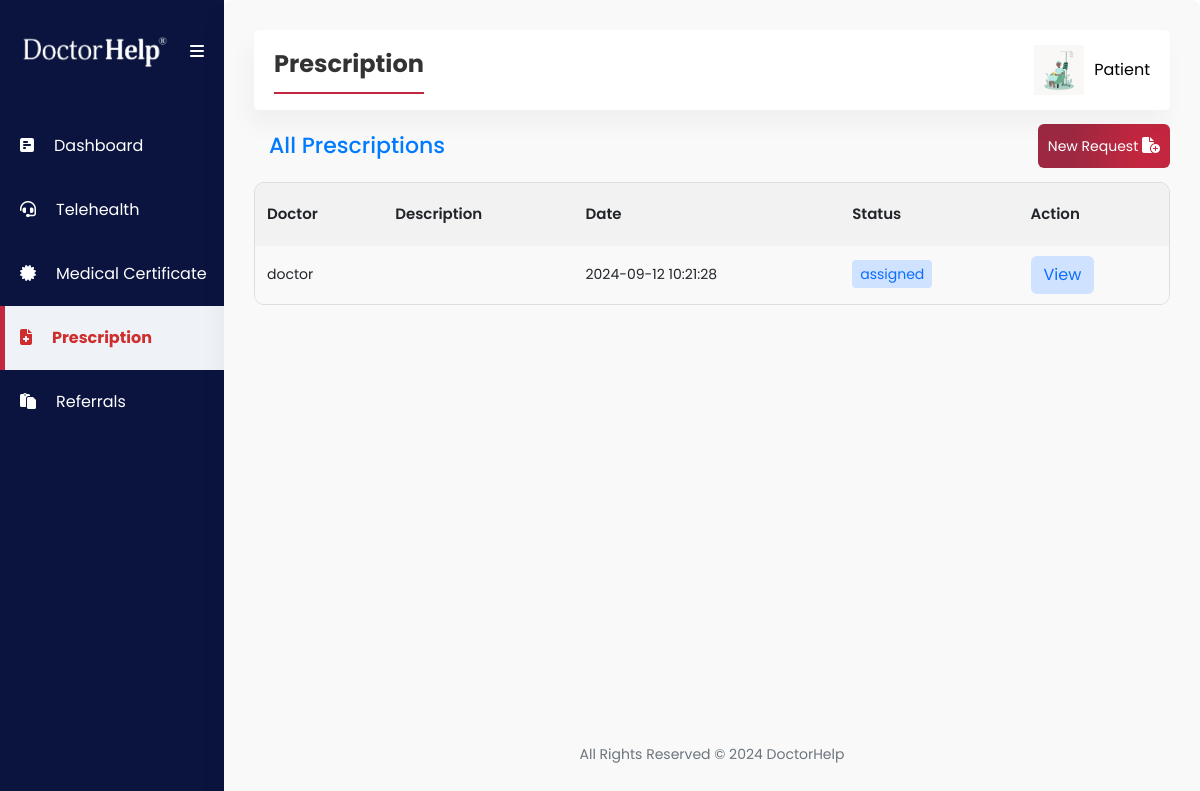
Screenshot of /patient/prescription.php (signed in) with the database file from the repository.
### tables this page shows
CREATE TABLE `patient` (
  `id` int(11) NOT NULL,
  `email` varchar(255) NOT NULL,
  `username` varchar(50) NOT NULL,
  `patient_name` text NOT NULL,
  `password` varchar(255) NOT NULL,
  `hpassword` varchar(255) NOT NULL,
  `profile_picture` varchar(255) DEFAULT 'default.jpg',
  `title` text NOT NULL,
  `name` text NOT NULL,
  `last_name` text NOT NULL,
  `phone` text NOT NULL,
  `address` text DEFAULT NULL,
  `dob` text NOT NULL,
  `gender` text NOT NULL,
  `medicare_detail` text NOT NULL,
  `expiry_year` text NOT NULL,
  `expiry_month` text NOT NULL,
  `created_date` timestamp NOT NULL DEFAULT current_timestamp(),
  `email_verify` varchar(20) NOT NULL,
  `token` varchar(225) NOT NULL,
  `token_expire` datetime DEFAULT NULL,
  `medirecord_id` varchar(255) DEFAULT NULL
);

CREATE TABLE `prescription` (
  `id` int(11) NOT NULL,
  `patient_id` int(11) DEFAULT NULL,
  `doctor_id` int(11) DEFAULT NULL,
  `description` text NOT NULL,
  `status` enum('pending','approved','assigned','disapproved') DEFAULT 'pending',
  `prescribe` text DEFAULT NULL,
  `request_date_time` timestamp NOT NULL DEFAULT current_timestamp() ON UPDATE current_timestamp(),
  `created_date` datetime NOT NULL DEFAULT current_timestamp(),
  `signature` varchar(255) NOT NULL,
  `payment` text DEFAULT NULL,
  `title` text NOT NULL,
  `name` text NOT NULL,
  `gender` text NOT NULL,
  `email` text NOT NULL,
  `phone` text NOT NULL,
  `dob` text NOT NULL,
  `address` text NOT NULL,
  `card_number` int(11) NOT NULL,
  `security_code` int(11) NOT NULL,
  `expiration_date` text NOT NULL,
  `country` text NOT NULL,
  `treatment` text NOT NULL,
  `prescriptionafter` text NOT NULL,
  `dosage` text NOT NULL,
  `previously_taken_medi` varchar(255) NOT NULL,
  `currentlyppb` text NOT NULL,
  `health_condition` text NOT NULL,
  `known_allergies` varchar(255) NOT NULL,
  `reason_known_allergies_yes` text NOT NULL,
  `over_the_counter_drugs` varchar(255) NOT NULL,
  `healthcare_provider_person_recently` varchar(255) NOT NULL,
  `specific_medication_seeking` varchar(255) NOT NULL,
  `known_nill_allergies` text NOT NULL,
  `medication_used_previously` varchar(255) NOT NULL,
  `plan_schedule` varchar(255) NOT NULL,
  `appointment_type` varchar(255) NOT NULL,
  `appointment_day` text NOT NULL,
  `appointment_time` text NOT NULL,
  `created_date_2` date DEFAULT current_timestamp(),
  `adverse_reactions` text NOT NULL,
  `document_path` varchar(255) NOT NULL,
  `notes` text NOT NULL,
  `city_code` varchar(60) DEFAULT NULL,
  `postcode` varchar(20) DEFAULT NULL,
  `state_code` varchar(20) DEFAULT NULL,
  `area_timeZone` varchar(60) DEFAULT NULL
);

CREATE TABLE `doctor` (
  `id` int(11) NOT NULL,
  `email` varchar(255) NOT NULL,
  `username` varchar(50) NOT NULL,
  `doctor_name` text NOT NULL,
  `password` varchar(50) NOT NULL,
  `hpassword` varchar(255) NOT NULL,
  `profile_picture` varchar(255) NOT NULL DEFAULT 'default.png',
  `signature` varchar(255) NOT NULL DEFAULT 'signature.png',
  `aphra` varchar(100) DEFAULT NULL
);

### patient/prescription.php (the view, shortened to what this page needs)
<?php
include '../include/config.php';
$username = $_SESSION['username'];
$query = "SELECT prescription.id, doctor.username as doctor_name, prescription.description, prescription.request_date_time, prescription.status, prescription.prescribe
          FROM prescription
          JOIN doctor ON prescription.doctor_id = doctor.id
          WHERE prescription.patient_id = (SELECT id FROM patient WHERE username = ?)
          ORDER BY prescription.request_date_time DESC";
$stmt = $conn->prepare($query);
$stmt->bind_param("s", $username);
$stmt->execute();
$result = $stmt->get_result();
?>
<?php include("include/sidebar.php"); ?>
<div class="second-section">
    <section>
        <div class="navbar">
            <div class="page-title">
                <span>Prescription</span>
            </div>
            <?php include("include/navbar.php"); ?>
        </div>
        <div class="d-flex justify-content-between align-items-center py-2">
            <h2 class="page-header">All Prescriptions</h2>
            <a href="..\frontend\prescription_request.php" class="button-class" style="text-decoration: none;"> <small> New Request </small> <i class="fa-solid fa-file-circle-plus"></i></a>
        </div>
        <div class="table-responsive">
            <table>
                <thead>
                    <tr>
                        <th>Doctor</th>
                        <th class='hide-on-small'>Description</th>
                        <th class='hide-on-small'>Date</th>
                        <th class='hide-on-small'>Status</th>
                        <th class='hide-on-small'>Action</th>
                    </tr>
                </thead>
                <tbody>
                    <?php
                    if ($result->num_rows > 0) {
                        while ($row = $result->fetch_assoc()) {
                            $id = htmlspecialchars($row['id']);
                            $doctor_name = htmlspecialchars($row['doctor_name']);
                            $description = htmlspecialchars($row['description']);
                            $request_date_time = htmlspecialchars($row['request_date_time']);
                            $status = htmlspecialchars($row['status']);
                            $statusClasses = [
                                'pending' => 'text-warning bg-warning-subtle',
                                'assigned' => 'text-primary bg-primary-subtle ',
                                'approved' => 'text-success bg-success-subtle ',
                                'disapproved' => 'text-danger bg-danger-subtle'
                            ];
                            $defaultClass = 'bg-secondary text-white';
                            $statusClass = isset($statusClasses[strtolower($status)]) ? $statusClasses[strtolower($status)] : $defaultClass;
                            echo "<tr>";
                            echo "<td>{$doctor_name}</td>";
                            echo "<td class='hide-on-small'>{$description}</td>";
                            echo "<td class='hide-on-small'>{$request_date_time}</td>";
                            echo "<td class='hide-on-small'><span class='px-2 py-1 rounded-1 {$statusClass}'>{$status}</span></td>";
                            if ($status == 'assigned' || $status == 'approved' || $status == 'pending' || $status == 'disapproved') {
                                echo "<td class='hide-on-small'><a href='prescription_view.php?id={$id}' style='color: white; text-decoration: none;' class='btn text-primary bg-primary-subtle'>View</a></td>";
                            } else {
                                echo "<td>-</td>";
                            }
                            echo "</tr>";
                        }
                    } else {
                        echo "<tr><td colspan='5'>No data available</td></tr>";
                    }
                    ?>
                </tbody>
            </table>
        </div>
    </section>
    <?php include("include/footer.php"); ?>
</div>
</body>
</html>

### patient/include/navbar.php (shortened to what this page needs)
<?php
include '../include/config.php';
$username = $_SESSION['username'];
$sql_query = "SELECT * FROM patient WHERE username='$username'";
$query_result = $conn->query($sql_query);
if ($query_result->num_rows > 0) {
    $user = $query_result->fetch_assoc();
} else {
    echo "User not found.";
    exit();
}
?>
<div class="navbar-title">
    <span onclick="toggleDropdown()">
        <img src="assets/img/<?php
        echo $user['profile_picture'];
        ?>" alt="Profile Picture" class="navbar-img">
        <button class="navbar-profile"> <?php
        echo $username;
        ?> </button>
    </span>
</div>

### patient/assets/styles.css (style rules this page uses)
:root { --skyblue-bg: #eff3f7; --white-color: #fff; --blue-text-icon: linear-gradient( 270deg, #c3263f 0%, #c3263f 25%, #9c2941 75% ); --hover-blue-text-icon: #c3263f; --sidebar-hover: #e0e3ff; --body-color: #212529; --sidebar-font: #ffffff; --footer-text: #6c757d; --date-time: #0099fb; --mehron: #cf2e2e; --date-time-bg: #ccebfe; --sidebar-color: #0a143f; --shadow: -5px 15px 25px rgba(0, 0, 0, 0.04); }
* { box-sizing: border-box; margin: 0; padding: 0; }
body { font-family: Poppins, Helvetica, sans-serif; overflow-x: hidden; }
.navbar { background-color: var(--white-color); color: var(--body-color); display: flex; justify-content: space-between; align-items: center; padding: 15px 20px; gap: 20px; width: -webkit-fill-available; box-shadow: var(--shadow); border-radius: 5px; }
.navbar-img { width: 50px; }
.page-title { border-bottom: 2px solid var(--hover-blue-text-icon); justify-content: start; padding-bottom: 10px; }
.navbar-title { font-size: 1.5rem; }
.navbar-title span { display: flex; align-items: center; column-gap: 10px; font-size: 20px; cursor: pointer; }
.navbar-title span .navbar-profile { border: none; background-color: transparent; font-size: 16px; text-transform: capitalize; }
table { width: 100%; border-collapse: separate; border-spacing: 0; border: 1px solid #ddd; border-radius: 10px; overflow: hidden; text-align: left; }
tbody a { padding: 0 5px; }
th { font-size: 15px; font-weight: 600; padding: 20px 12px; }
td { font-size: 14px; padding: 10px 12px; }
thead { background-color: #f2f2f2; border-bottom: 1px solid #ddd; }
tbody tr { border-top: 1px solid #ddd; }
tbody tr:nth-child(odd) { background-color: #f9f9f9; }
.button-class { border: none; color: var(--white-color); background-image: var(--blue-text-icon) !important ; padding: 10px; border-radius: 6px; font-size: 16px; cursor: pointer; }
::placeholder { color: #777777; text-transform: capitalize; }
.second-section { padding: 30px; width: 100%; background-color: #f9f9f9; border-radius: 8px; box-shadow: var(--shadow); display: flex; flex-direction: column; justify-content: space-between; }
.page-title span { font-size: 24px; font-weight: bold; color: #333; }
h2.page-header { margin: 15px; font-size: 22px; color: #007bff; }

### rows the page displays
patient: profile_picture (picture)
prescription: doctor.username "doctor", request_date_time "2024-09-12 10:21:28", status "assigned"

### other values shown
$username "Patient"
